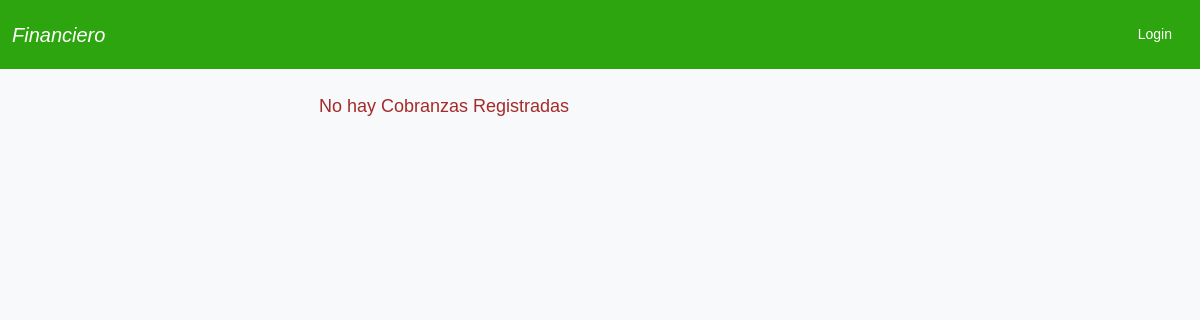
The page /cobranzas/ on the database as committed earlier.
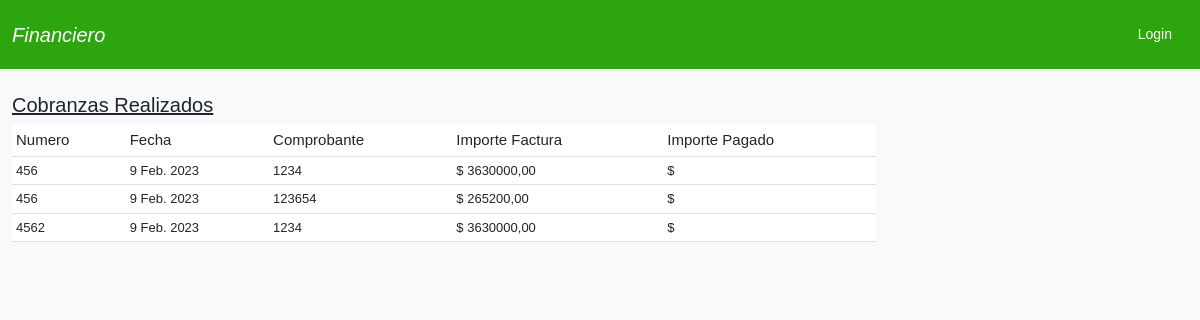
The same page on the database as committed later.
### comprobantes/models.py (models this page shows, shortened)
class ReciboCobro(models.Model):
    numero = models.CharField(max_length=15, verbose_name = 'Número de recibo de cobro')
    fecha = models.DateField()
    factura_id = models.ForeignKey(FacturaVenta,verbose_name='Nº Factura a Cobrar' ,related_name='recibos_cobro',on_delete=models.CASCADE)
    importe_cobrado = models.DecimalField(max_digits=10, decimal_places=2, default=0)
    class Meta:
        ordering = ('-fecha',)
    @property
    def importe_factura(self):
        return self.factura_id.importe_total

class FacturaVenta(models.Model):
    numero = models.CharField(max_length=15)
    fecha = models.DateField()
    razon_social = models.ForeignKey(Cliente, on_delete=models.CASCADE, verbose_name='Cliente')
    categoria = models.ForeignKey(Categoria, on_delete=models.CASCADE)
    cantidad = models.IntegerField(blank=True, null=True)
    unidades = models.CharField(max_length=50, choices=UNIDADES,blank=True, null=True)
    importe = models.DecimalField(max_digits=10, decimal_places=2)
    iva = models.DecimalField(max_digits=4, decimal_places=2, default=21.0, verbose_name='% IVA')
    estado = models.BooleanField(default=False)
    created = models.DateField(auto_now_add=True)
    updated = models.DateField(auto_now=True)
    @property
    def importe_total(self):
        return self.importe + (self.importe * self.iva/100)
    def __str__(self):
        return self.numero

### comprobantes/views.py (the view)
# urls.py: path('cobranzas/', CobranzasView.as_view(), name='cobranzas'),
class CobranzasView(View):
    def get(self, request, *args, **kwargs):
        recibos = ReciboCobro.objects.all()
        return render(request, 'comprobantes/cobros.html', { 'recibos':recibos })

### comprobantes/templates/comprobantes/cobros.html (shortened to what this page needs)
{% extends 'comprobantes/base.html' %}
{% block content %}
<div class="container">
    <br>
    {% if recibos %}
    <table class="table table-sm table-hover">
        <h3 style="font-size: 20px;text-decoration: underline;">Cobranzas Realizados</h3>
        <thead style="background-color: #d1e7dd">
            <th style="font-weight: 500;font-size:15px;">Numero</th>
            <th style="font-weight: 500;font-size:15px;">Fecha</th>
            <th style="font-weight: 500;font-size:15px;">Comprobante</th>
            <th style="font-weight: 500;font-size:15px;">Importe Factura</th>
            <th style="font-weight: 500;font-size:15px;">Importe Pagado</th>
        </thead>
        <tbody>
            {% for recibo in recibos %}
            <td style="font-size:13px;">{{ recibo.numero }}</td>
            <td style="font-size:13px;">{{ recibo.fecha }}</td>
            <td style="font-size:13px;">{{ recibo.factura_id }}</td>
            <td style="font-size:13px;">$ {{ recibo.importe_factura|floatformat:2 }}</td>
            <td style="font-size:13px;">$ {{ recibo.importe_pagado|floatformat:2}}</td>
       </tbody>
            {% endfor %}
    </table>
    {% else %}
    <center><p style="color: brown; font-size: 18px;">No hay Cobranzas Registradas</p></center>
    {% endif %}
</div>
{% endblock %}

Rows that differ between the two databases and show on the page:
added ReciboCobro: numero "456", fecha "9 Feb. 2023", factura_id "1234", importe_factura "3630000,00"
added ReciboCobro: numero "456", fecha "9 Feb. 2023", factura_id "123654", importe_factura "265200,00"
added ReciboCobro: numero "4562", fecha "9 Feb. 2023", factura_id "1234", importe_factura "3630000,00"
Other text that changed with them:
text no longer shown: "No hay Cobranzas Registradas"
text now shown: "Cobranzas Realizados Numero Fecha Comprobante Importe Factura Importe Pagado"
